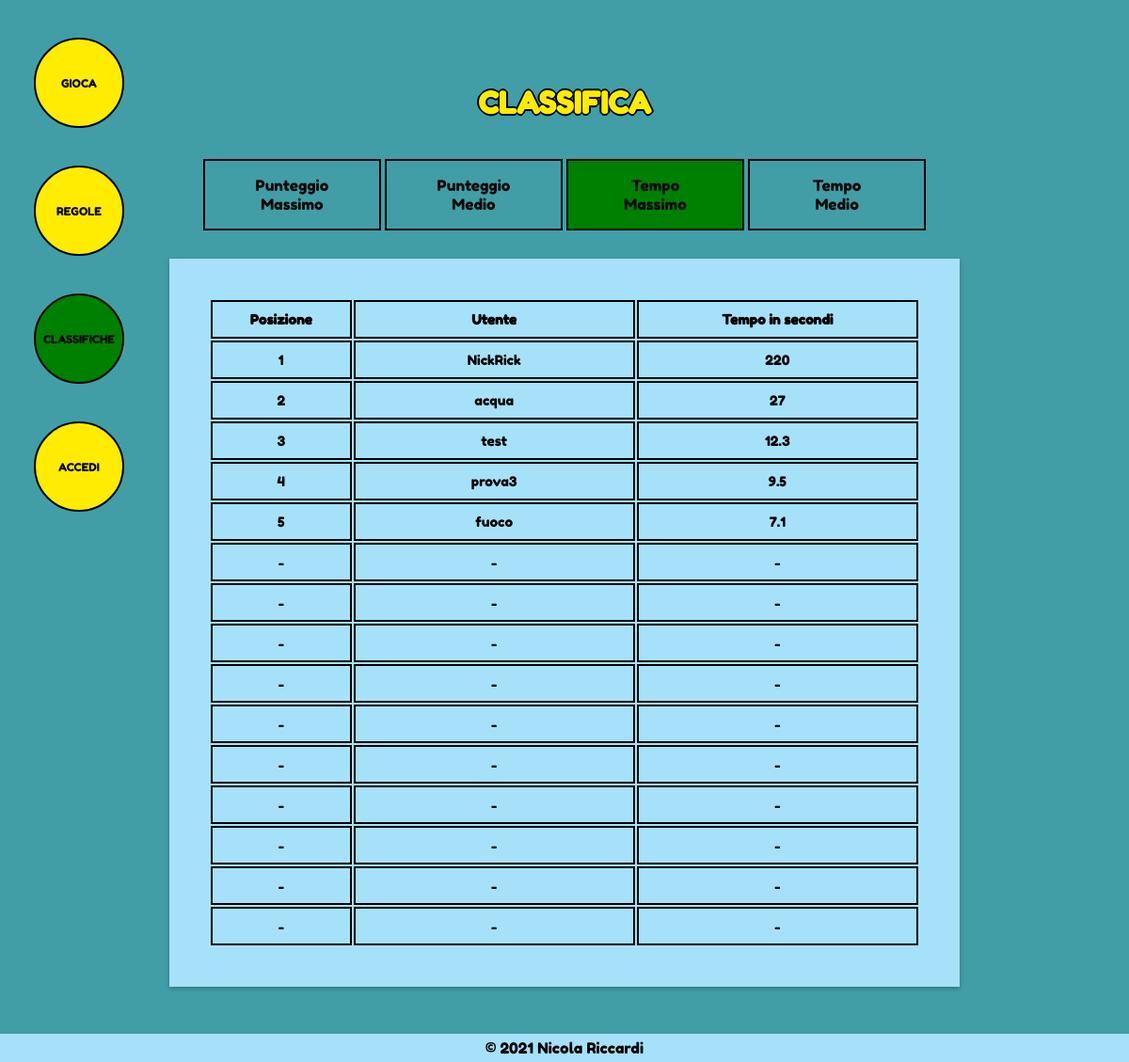
/rankings.php?type=best_time, run on the app's committed database.
### tables this page shows
CREATE TABLE `users` (
  `username` varchar(20) NOT NULL,
  `email` varchar(45) NOT NULL,
  `password` varchar(255) NOT NULL,
  `avgscore` int(11) DEFAULT '0',
  `avgtime` int(11) DEFAULT '0',
  `highscore` int(11) DEFAULT '0',
  `best_time` int(11) DEFAULT '0',
  PRIMARY KEY (`username`),
  UNIQUE KEY `username_UNIQUE` (`username`),
  UNIQUE KEY `email_UNIQUE` (`email`)
);

### includes/db_helper.php (called while the page is built, shortened)
<?php
class DBHelper{
	private $mysqli;
	function __construct(){
		$this->mysqli = new mysqli('localhost', 'root', '', 'puyo');
	}
	public function getRanking($page_n, $field){
		$offset = $page_n*ITEMS_PER_PAGE;
		$query = "SELECT username, {$field} AS score FROM users WHERE {$field} > 0 ORDER BY {$field} DESC LIMIT ".ITEMS_PER_PAGE." OFFSET {$offset}";
		$result = $this->mysqli->query($query);
		$array = array();
		while($row = $result->fetch_assoc()) {
			$array[] = array('player' => $row['username'], 'score' => $row['score']);
		}
		return $array;
	}
}
 ?>

### rankings.php (the view, shortened to what this page needs)
<?php
	$validTipo = array('highscore', 'avgscore', 'best_time', 'avgtime');
	if (isset($_GET['type']) && in_array($_GET['type'], $validTipo)){
		$tipo = $_GET['type'];
	}
	else{
		$tipo = 'highscore';
	}
	if(isset($_GET['page'])){
		$page = intval($_GET['page']);
	} else{
		$page = 0;
	}
	include_once('includes/db_helper.php');
	$db = new DBHelper;
	$array = $db->getRanking($page, $tipo);
	include_once("includes/nav_section.php");
?>
	<h1 class="table-title">CLASSIFICA</h1>
	<ul class="type-selector">
		<li><a href="?type=highscore" <?php echo $tipo=='highscore'?'class="active"':'';?>>Punteggio<br>Massimo</a></li>
		<li><a href="?type=avgscore"  <?php echo $tipo=='avgscore'?'class="active"':'';?> >Punteggio<br>Medio</a></li>
		<li><a href="?type=best_time" <?php echo $tipo=='best_time'?'class="active"':'';?>>Tempo<br>Massimo</a></li>
		<li><a href="?type=avgtime"  <?php echo $tipo=='avgtime'?'class="active"':'';?> >Tempo<br>Medio</a></li>
	</ul>
	<table>
		<thead>
			<tr>
				<th class="col1_3">Posizione</th>
				<th class="col2_3">Utente</th>
				<th class="col3_3"><?php echo ($tipo=='avgscore' or $tipo=='highscore')?'Punteggio':'Tempo in secondi'?></th>
			</tr>
		</thead>
		<tbody><?php
			$pos = $page*ITEMS_PER_PAGE;
			$score = -1;
			foreach ($array as $key => $value) {
				$pos++;
				if ($tipo == 'avgtime' or $tipo == 'best_time') {
					$score = floor($value['score']/100)/10;
				} else {
					$score = $value['score'];
				}
				echo "<tr><td class='col1_3'>${pos}</td><td class='col2_3'>{$value['player']}</td><td class='col3_3'>{$score}</td></tr>\n";
			}
			for ($i=count($array); $i < ITEMS_PER_PAGE; $i++) {
				echo "<tr><td class='col1_3'>-</td><td class='col2_3'>-</td><td class='col3_3'>-</td></tr>\n";
			}
		?></tbody>
	</table>
<?php include_once("includes/footer.php"); ?>

### style/style.css (style rules this page uses)
body { background-color:#429EA6; font-family:FredokaOne, Tahoma, monospace; margin:0; }
.active { background-color:green; }

### style/table.css (style rules this page uses)
table { width:100%; font-size:0.9em; color:black; background-color:#A6E1FA; padding:5%; margin:0 auto; box-shadow:0 2px 5px rgba(0,0,0,.26); }
td, th { border:2px solid black; padding:10px; text-align:center; margin:0; }
thead { font-weight:bold; }
.type-selector { text-align:center; width:100%; list-style-type:none; margin:20px 0; padding:0; }
.type-selector li { display:inline-block; margin:10px 0; width:22.5%; vertical-align:middle; }
.type-selector li a { display:block; text-align:center; text-decoration:none; font-size:16px; padding:16px; color:#0B0A07; line-height:20px; border:2px solid black; }
.table-title { color:#FFEC00; width:100%; text-align:center; margin:0; padding:10px 0; text-shadow:2px 0 black, -2px 0 black, 0 2px black, 0 -2px black; }
.col1_3 { width:20%; }
.col2_3, .col3_3 { width:40%; }

### data on the page
users: pos "1", username "NickRick", best_time "220"
users: pos "2", username "acqua", best_time "27"
users: pos "3", username "test", best_time "12.3"
users: pos "4", username "prova3", best_time "9.5"
users: pos "5", username "fuoco", best_time "7.1"
